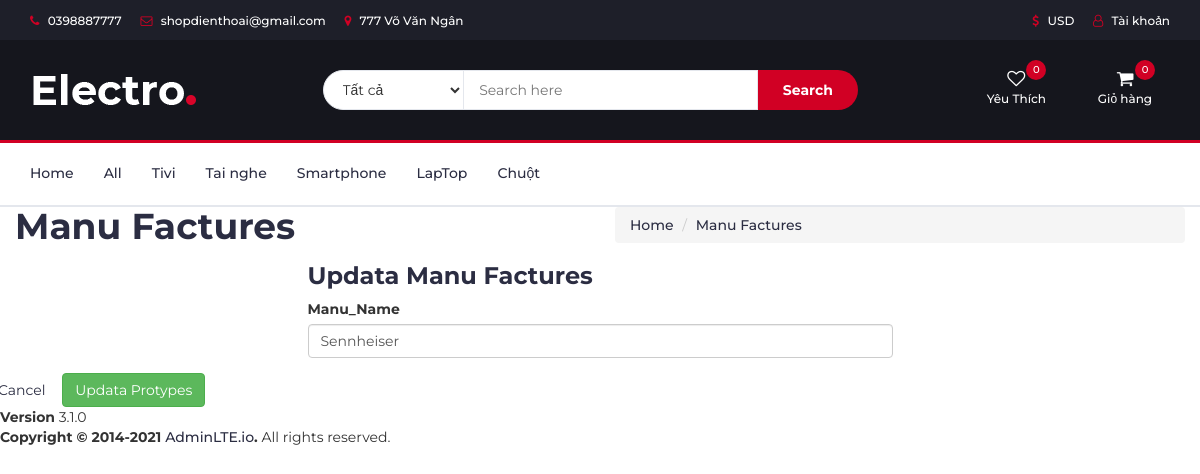
Screenshot of /up_manufactures?manuid=2 with the database file from the repository.
### tables this page shows
CREATE TABLE IF NOT EXISTS `protypes` (
  `type_id` int(11) NOT NULL AUTO_INCREMENT,
  `type_name` varchar(100) NOT NULL,
  PRIMARY KEY (`type_id`)
);

CREATE TABLE IF NOT EXISTS `manufactures` (
  `manu_id` int(11) NOT NULL AUTO_INCREMENT,
  `manu_name` varchar(100) NOT NULL,
  PRIMARY KEY (`manu_id`)
);

### cart.php (called while the page is built, shortened)
<?php
		 function qty()
			{
				$sum = 0;
				if(isset($_SESSION['cart'])):
				   foreach($_SESSION['cart'] as $key => $qty):
					   if(isset($key)) { $sum++; }
					   endforeach;
				   else:
					   $sum = 0;
				   endif;
				   return $sum;
			}	?>

### models/db.php (called while the page is built)
<?php
class Db
{
    public static $connection;
    public function __construct()
    {
        if (!self::$connection) {
            self::$connection = new mysqli(DB_HOST, DB_USER, DB_PASSWORD, DB_NAME,PORT);
            self::$connection->set_charset(DB_CHARSET);
        }
        return self::$connection;
    }
}
?>

### models/protypes.php (called while the page is built, shortened)
<?php
class Protypes extends Db
{
    public function getAllProtypes()
    {
        $sql = self::$connection->prepare("SELECT * FROM protypes ORDER BY type_id");
        $sql->execute();
        $items = $sql->get_result()->fetch_all(MYSQLI_ASSOC);
        return $items;
    }
}
?>

### models/manufactures.php (called while the page is built, shortened)
<?php
class Manufactures extends Db
{
    public function getManufacturesById($manu_id)
    {
        $sql = self::$connection->prepare("SELECT * FROM manufactures WHERE manu_id = ?");
        $sql->bind_param("i", $manu_id);
        $sql->execute();
        $items = $sql->get_result()->fetch_all(MYSQLI_ASSOC);
        return $items;
    }
}
?>

### up_manufactures.php (the view, shortened to what this page needs)
  <?php
require("../../../models/db.php");
require("../../../models/products.php");
require("../../../models/protypes.php");
require("../../../models/manufactures.php");
$Protypes = new Protypes;
$getAllProtypes = $Protypes->getAllProtypes();
$Manufactures = new Manufactures;
if(isset($_GET['manuid'])){
  $manu_id = intval($_GET['manuid']);
}
$getManufacturesById = $Manufactures->getManufacturesById(intval($manu_id));
?>
<?php include("header.php") ?>
  <div class="content-wrapper">
    <section class="content-header">
      <div class="container-fluid">
        <div class="row mb-2">
          <div class="col-sm-6">
            <h1>Manu Factures</h1>
          </div>
          <div class="col-sm-6">
            <ol class="breadcrumb float-sm-right">
            <li class="breadcrumb-item"><a href="../../index.php">Home</a></li>
              <li class="breadcrumb-item active"><a href="manufactures.php"></i>Manu Factures</a></li>
            </ol>
          </div>
        </div>
      </div>
    </section>
    <form action="" method="post">
    <section class="content">
      <div class="row">
      <div class="col-md-3">
      </div>
        <div class="col-md-6">
          <div class="card card-primary">
            <div class="card-header">
              <h3 class="card-title">Updata Manu Factures</h3>
            </div>
            <div class="card-body">
              <div class="form-group">
                <label for="inputName">Manu_Name</label>
                <input type="text" id="inputName" name="manuname" value="<?= $getManufacturesById[0]['manu_name'] ?>" class="form-control">
              </div>
            </div>
          </div>
        </div>
      </div>
      <div class="row">
        <div class="col-6">
          <a href="products.php" class="btn btn-secondary">Cancel</a>
          <input type="submit" name="submit" value="Updata Protypes" class="btn btn-success float-right">
      </div>
    </section>
    </form>
  </div>
  <footer class="main-footer">
    <div class="float-right d-none d-sm-block">
      <b>Version</b> 3.1.0
    </div>
    <strong>Copyright &copy; 2014-2021 <a href="https://adminlte.io">AdminLTE.io</a>.</strong> All rights reserved.
  </footer>
</body>
</html>

### header.php (shortened to what this page needs)
<?php require("cart.php"); ?>
<!DOCTYPE html>
<html lang="en">
	<head>
		<link type="text/css" rel="stylesheet" href="css/bootstrap.min.css"/>
		<link type="text/css" rel="stylesheet" href="css/slick.css"/>
		<link type="text/css" rel="stylesheet" href="css/slick-theme.css"/>
		<link type="text/css" rel="stylesheet" href="css/nouislider.min.css"/>
		<link rel="stylesheet" href="css/font-awesome.min.css">
		<link type="text/css" rel="stylesheet" href="css/style.css"/>
    </head>
	<body>
		<header>
			<div id="top-header">
				<div class="container">
					<ul class="header-links pull-left">
						<li><a href="#"><i class="fa fa-phone"></i> 0398887777</a></li>
						<li><a href="#"><i class="fa fa-envelope-o"></i> shopdienthoai@gmail.com</a></li>
						<li><a href="#"><i class="fa fa-map-marker"></i> 777 Võ Văn Ngân</a></li>
					</ul>
					<ul class="header-links pull-right">
						<li><a href="#"><i class="fa fa-dollar"></i> USD</a></li>
						<?php if(!isset($_SESSION['username'])): ?>
							<li><a href="./login/login.php"><i class="fa fa-user-o"></i> Tài khoản</a></li>
						<?php else: ?>
							<li><a href="./login/logout.php"><i class="fa fa-sign-out"></i><?= $_SESSION['username'] ?></a></li>
						<?php endif; ?>
					</ul>
				</div>
			</div>
			<div id="header">
				<div class="container">
					<div class="row">
						<div class="col-md-3">
							<div class="header-logo">
								<a href="#" class="logo">
									<img src="./img/logo.png" alt="">
								</a>
							</div>
						</div>
						<div class="col-md-6">
							<div class="header-search">
								<form action="store.php" method="get">
									<select class="input-select">
										<option value="0">Tất cả</option>
									</select>
									<input class="input" name="keyword" placeholder="Search here">
									<button type="submit" class="search-btn">Search</button>
								</form>
							</div>
						</div>
						<div class="col-md-3 clearfix">
							<div class="header-ctn">
								<div>
									<a href="#">
										<i class="fa fa-heart-o"></i>
										<span>Yêu Thích</span>
										<div class="qty">0</div>
									</a>
								</div>
								<div class="dropdown">
									<a class="dropdown-toggle" data-toggle="dropdown" aria-expanded="true">
										<i class="fa fa-shopping-cart"></i>
										<span>Giỏ hàng</span>
										<div class="qty"><?php echo qty(); ?></div>
									</a>
								</div>
							</div>
						</div>
					</div>
				</div>
			</div>
		</header>
		<nav id="navigation">
			<div class="container">
				<div id="responsive-nav">
					<ul class="main-nav nav navbar-nav">
						<li><a href="index.php">Home</a></li>
						<li><a href="all.php?page=1">All</a></li>
						<?php foreach ($getAllProtypes as $value): ?>
							<li><a href="store_menu.php?typeid=<?php echo $value['type_id']?>"><?php echo $value['type_name'] ?></a></li>
						<?php endforeach; ?>
					</ul>
				</div>
			</div>
		</nav>

### css/style.css (style rules this page uses)
body { font-family: 'Montserrat', sans-serif; font-weight: 400; color: #333; }
h1, h2, h3, h4, h5, h6 { color: #2B2D42; font-weight: 700; margin: 0 0 10px; }
a { color: #2B2D42; font-weight: 500; -webkit-transition: 0.2s color; transition: 0.2s color; }
ul, ol { margin: 0; padding: 0; list-style: none }
.input { height: 40px; padding: 0px 15px; border: 1px solid #E4E7ED; background-color: #FFF; width: 100%; }
.input-select { padding: 0px 15px; background: #FFF; border: 1px solid #E4E7ED; height: 40px; }
#top-header { padding-top: 10px; padding-bottom: 10px; background-color: #1E1F29; }
.header-links li { display: inline-block; margin-right: 15px; font-size: 12px; }
.header-links li:last-child { margin-right: 0px; }
.header-links li a { color: #FFF; }
.header-links li i { color: #D10024; margin-right: 5px; }
#header { padding-top: 15px; padding-bottom: 15px; background-color: #15161D; }
.header-logo { float: left; }
.header-logo .logo img { display: block; }
.header-search { padding: 15px 0px; }
.header-search form { position: relative; }
.header-search form .input-select { margin-right: -4px; border-radius: 40px 0px 0px 40px; }
.header-search form .input { width: calc(100% - 260px); margin-right: -4px; }
.header-search form .search-btn { height: 40px; width: 100px; background: #D10024; color: #FFF; font-weight: 700; border: none; border-radius: 0px 40px 40px 0px; }
.header-ctn { float: right; padding: 15px 0px; }
.header-ctn>div { display: inline-block; }
.header-ctn>div+div { margin-left: 15px; }
.header-ctn>div>a { display: block; position: relative; width: 90px; text-align: center; color: #FFF; }
.header-ctn>div>a>i { display: block; font-size: 18px; }
.header-ctn>div>a>span { font-size: 12px; }
.header-ctn>div>a>.qty { position: absolute; right: 15px; top: -10px; width: 20px; height: 20px; line-height: 20px; text-align: center; border-radius: 50%; font-size: 10px; color: #FFF; background-color: #D10024; }
#navigation { background: #FFF; border-bottom: 2px solid #E4E7ED; border-top: 3px solid #D10024; }
.main-nav>li+li { margin-left: 30px }
.main-nav>li>a { padding: 20px 0px; }
.main-nav>li>a:after { content: ""; display: block; width: 0%; height: 2px; background-color: #D10024; -webkit-transition: 0.2s all; transition: 0.2s all; }

### rows the page displays
protypes: type_name "Tivi"
protypes: type_name "Tai nghe"
protypes: type_name "Smartphone"
protypes: type_name "LapTop"
protypes: type_name "Chuột"
manufactures: manuname "Sennheiser"

### other values shown
qty() "0"
